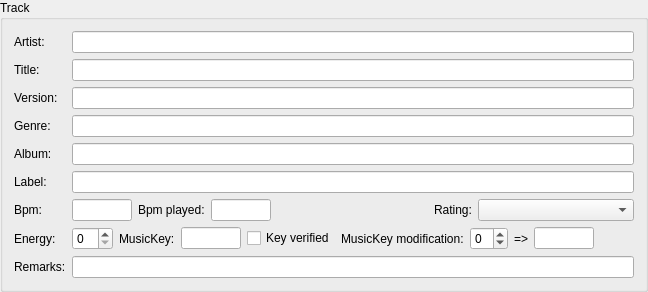
    <widget class="QGroupBox" name="groupBox_2">
     <property name="title">
      <string>Track</string>
     </property>
     <layout class="QVBoxLayout" name="verticalLayout">
      <item>
       <layout class="QFormLayout" name="formLayout">
        <property name="fieldGrowthPolicy">
         <enum>QFormLayout::ExpandingFieldsGrow</enum>
        </property>
        <item row="0" column="0">
         <widget class="QLabel" name="label">
          <property name="text">
           <string>Artist:</string>
          </property>
         </widget>
        </item>
        <item row="0" column="1">
         <widget class="QLineEdit" name="artist"/>
        </item>
        <item row="1" column="0">
         <widget class="QLabel" name="label_2">
          <property name="text">
           <string>Title:</string>
          </property>
         </widget>
        </item>
        <item row="1" column="1">
         <widget class="QLineEdit" name="title"/>
        </item>
        <item row="2" column="0">
         <widget class="QLabel" name="label_3">
          <property name="text">
           <string>Version:</string>
          </property>
         </widget>
        </item>
        <item row="2" column="1">
         <widget class="QLineEdit" name="version"/>
        </item>
        <item row="3" column="0">
         <widget class="QLabel" name="label_4">
          <property name="text">
           <string>Genre:</string>
          </property>
         </widget>
        </item>
        <item row="3" column="1">
         <widget class="QLineEdit" name="genre"/>
        </item>
        <item row="4" column="0">
         <widget class="QLabel" name="label_5">
          <property name="text">
           <string>Album:</string>
          </property>
         </widget>
        </item>
        <item row="4" column="1">
         <widget class="QLineEdit" name="album"/>
        </item>
        <item row="5" column="0">
         <widget class="QLabel" name="label_6">
          <property name="text">
           <string>Label:</string>
          </property>
         </widget>
        </item>
        <item row="5" column="1">
         <widget class="QLineEdit" name="labelName"/>
        </item>
        <item row="6" column="0">
         <widget class="QLabel" name="label_7">
          <property name="text">
           <string>Bpm:</string>
          </property>
         </widget>
        </item>
        <item row="6" column="1">
         <layout class="QHBoxLayout" name="horizontalLayout">
          <item>
           <widget class="QLineEdit" name="bpm">
            <property name="maximumSize">
             <size>
              <width>60</width>
              <height>16777215</height>
             </size>
            </property>
           </widget>
          </item>
          <item>
           <widget class="QLabel" name="label_24">
            <property name="text">
             <string>Bpm played:</string>
            </property>
           </widget>
          </item>
          <item>
           <widget class="QLineEdit" name="bpmPlayed">
            <property name="maximumSize">
             <size>
              <width>60</width>
              <height>16777215</height>
             </size>
            </property>
           </widget>
          </item>
          <item>
           <spacer name="horizontalSpacer">
            <property name="orientation">
             <enum>Qt::Horizontal</enum>
            </property>
            <property name="sizeHint" stdset="0">
             <size>
              <width>40</width>
              <height>20</height>
             </size>
            </property>
           </spacer>
          </item>
          <item>
           <widget class="QLabel" name="label_10">
            <property name="text">
             <string>Rating:</string>
            </property>
           </widget>
          </item>
          <item>
           <widget class="QComboBox" name="rating">
            <property name="sizePolicy">
             <sizepolicy hsizetype="Expanding" vsizetype="Maximum">
              <horstretch>0</horstretch>
              <verstretch>0</verstretch>
             </sizepolicy>
            </property>
            <property name="minimumSize">
             <size>
              <width>120</width>
              <height>0</height>
             </size>
            </property>
            <property name="iconSize">
             <size>
              <width>96</width>
              <height>16</height>
             </size>
            </property>
            <item>
             <property name="text">
              <string/>
             </property>
             <property name="icon">
              <iconset resource="../../resources.qrc">
               <normaloff>:/bewertung/resources/sterne-unbewertet.png</normaloff>:/bewertung/resources/sterne-unbewertet.png</iconset>
             </property>
            </item>
            <item>
             <property name="text">
              <string/>
             </property>
             <property name="icon">
              <iconset resource="../../resources.qrc">
               <normaloff>:/bewertung/resources/sterne1.png</normaloff>:/bewertung/resources/sterne1.png</iconset>
             </property>
            </item>
            <item>
             <property name="text">
              <string/>
             </property>
             <property name="icon">
              <iconset resource="../../resources.qrc">
               <normaloff>:/bewertung/resources/sterne2.png</normaloff>:/bewertung/resources/sterne2.png</iconset>
             </property>
            </item>
            <item>
             <property name="text">
              <string/>
             </property>
             <property name="icon">
              <iconset resource="../../resources.qrc">
               <normaloff>:/bewertung/resources/sterne3.png</normaloff>:/bewertung/resources/sterne3.png</iconset>
             </property>
            </item>
            <item>
             <property name="text">
              <string/>
             </property>
             <property name="icon">
              <iconset resource="../../resources.qrc">
               <normaloff>:/bewertung/resources/sterne4.png</normaloff>:/bewertung/resources/sterne4.png</iconset>
             </property>
            </item>
            <item>
             <property name="text">
              <string/>
             </property>
             <property name="icon">
              <iconset resource="../../resources.qrc">
               <normaloff>:/bewertung/resources/sterne5.png</normaloff>:/bewertung/resources/sterne5.png</iconset>
             </property>
            </item>
            <item>
             <property name="text">
              <string/>
             </property>
             <property name="icon">
              <iconset resource="../../resources.qrc">
               <normaloff>:/bewertung/resources/sterne6.png</normaloff>:/bewertung/resources/sterne6.png</iconset>
             </property>
            </item>
           </widget>
          </item>
         </layout>
        </item>
        <item row="9" column="0">
         <widget class="QLabel" name="label_17">
          <property name="text">
           <string>Remarks:</string>
          </property>
         </widget>
        </item>
        <item row="9" column="1">
         <widget class="QLineEdit" name="remarks"/>
        </item>
        <item row="7" column="0">
         <widget class="QLabel" name="label_25">
          <property name="text">
           <string>Energy:</string>
          </property>
         </widget>
        </item>
        <item row="7" column="1">
         <layout class="QHBoxLayout" name="horizontalLayout_7">
          <property name="spacing">
           <number>6</number>
          </property>
          <property name="sizeConstraint">
           <enum>QLayout::SetDefaultConstraint</enum>
          </property>
          <property name="rightMargin">
           <number>0</number>
          </property>
          <item>
           <widget class="QSpinBox" name="energyLevel">
            <property name="maximum">
             <number>10</number>
            </property>
           </widget>
          </item>
          <item>
           <widget class="QLabel" name="label_8">
            <property name="text">
             <string>MusicKey:</string>
            </property>
           </widget>
          </item>
          <item>
           <widget class="QLineEdit" name="musicKey">
            <property name="maximumSize">
             <size>
              <width>60</width>
              <height>16777215</height>
             </size>
            </property>
           </widget>
          </item>
          <item>
           <widget class="QCheckBox" name="keyVerified">
            <property name="text">
             <string>Key verified</string>
            </property>
           </widget>
          </item>
          <item>
           <widget class="QLabel" name="label_26">
            <property name="text">
             <string>MusicKey modification:</string>
            </property>
           </widget>
          </item>
          <item>
           <widget class="QSpinBox" name="musicKeyModificationSpinBox">
            <property name="minimum">
             <number>-4</number>
            </property>
            <property name="maximum">
             <number>4</number>
            </property>
           </widget>
          </item>
          <item>
           <widget class="QLabel" name="label_27">
            <property name="text">
             <string>=&gt;</string>
            </property>
           </widget>
          </item>
          <item>
           <widget class="QLineEdit" name="musicKeyPlayed">
            <property name="maximumSize">
             <size>
              <width>60</width>
              <height>16777215</height>
             </size>
            </property>
            <property name="readOnly">
             <bool>true</bool>
            </property>
           </widget>
          </item>
          <item>
           <spacer name="horizontalSpacer_2">
            <property name="orientation">
             <enum>Qt::Horizontal</enum>
            </property>
            <property name="sizeHint" stdset="0">
             <size>
              <width>40</width>
              <height>20</height>
             </size>
            </property>
           </spacer>
          </item>
         </layout>
        </item>
       </layout>
      </item>
     </layout>
    </widget>
